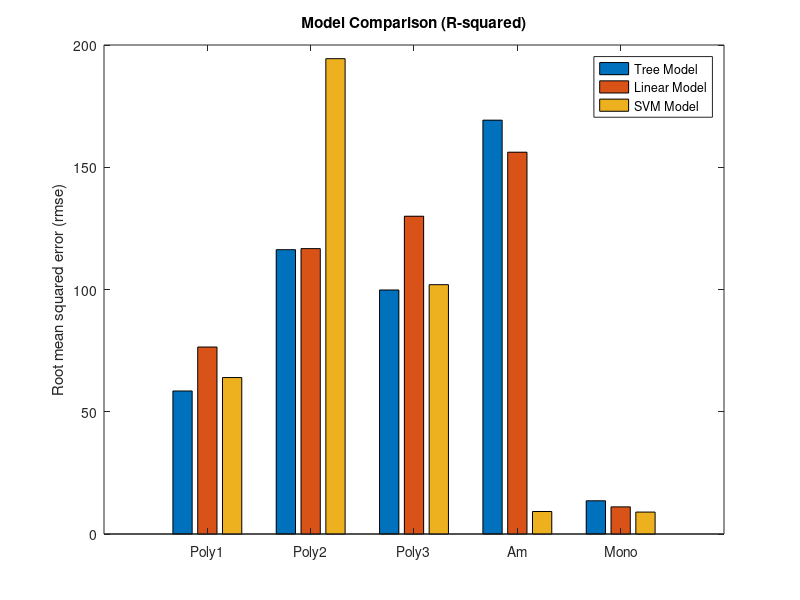

Here is the MATLAB script that generated this plot:
clc;
clear;

% Define the data
datasets = {'Poly1', 'Poly2', 'Poly3', 'Am', 'Mono'};

rmsetree=[58.4929 116.2897 99.7997 169.2590 13.5943];
rmselinear=[76.4720 116.7245 129.9684 156.1558 11.0983];
rmsesvm=[63.9909 194.406 101.9746 9.2025 8.9685];

% Create a figure for the grouped bar plot
figure;

% Create grouped bar plot for R-squared values
bar([rmsetree; rmselinear; rmsesvm]');
ylabel('Root mean squared error (rmse)');
title('Model Comparison (R-squared)');
legend('Tree Model', 'Linear Model', 'SVM Model');
xticklabels(datasets);
